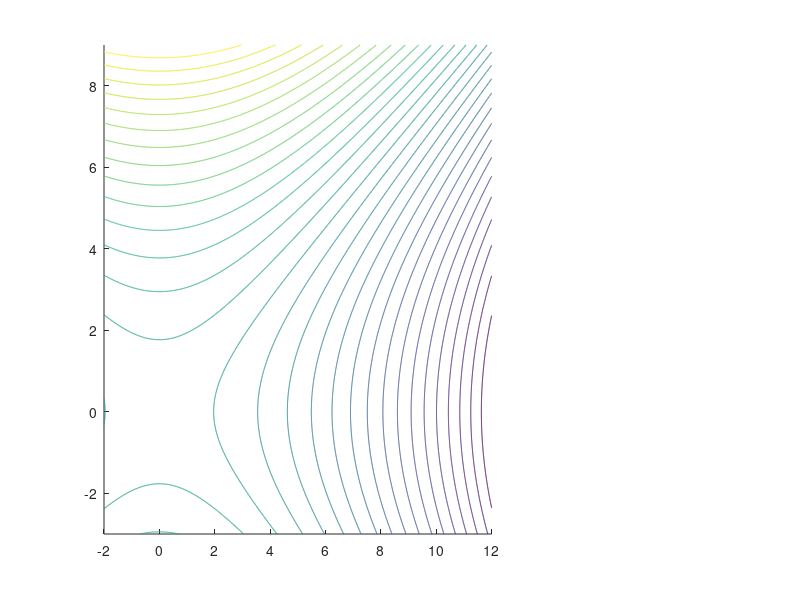

Source code (MATLAB): (Note: this script raises an error after producing the figure.)
%% clearing
clear all
close all
clc

%% settings
set(0, 'DefaultFigureRenderer', 'painters')
tf = 1.4;
eta_ODE = 1e-5;
eta = 0.2;
ratio_eta=round(eta/eta_ODE);

n = round(tf/eta)+1;
n_ODE = round(tf/eta_ODE)+1;
d = 2;

x0 = [2;4.5];

%% init
x = zeros(d,n);
x_ODE = zeros(d,n_ODE);
x(:,1) = x0;
x_ODE(:,1) = x0;

mu = -1.27; L = 2;
H = [mu,0;0,L];

%% optimization

for k = 2:n_ODE
    x_ODE(:,k) = x_ODE(:,k-1)-eta_ODE*H*x_ODE(:,k-1);
end

%go to shadowing orbit of GD
%x(1,1)=(1-mu*eta)^(-size(x,2)+1) * x_ODE(1,end);


for k = 2:n
    x(:,k) = x(:,k-1)-eta*H*x(:,k-1);
end

%% plotting
if d==2
    subplot(1,3,[1,2])
    %contour
    XX=-2:0.01:12;
    YY=-3:0.01:9;
    [X,Y] = meshgrid(XX,YY);
    
    Z = H(1,1)*X.^2 + H(2,2)*Y.^2;
    minZ = min(min(Z));
    [idx,idy] = find(Z==minZ);
    contour(X,Y,Z,30,'Color',[0.85,0.85,0.85],'Linewidth',2);hold on;
        
    %trajectories
    plot(x(1,:),x(2,:),'Color',[0.993 0.582 0.026],'Linewidth',2);hold on
    h1=plot(x(1,:),x(2,:),'o',v,'Linewidth',2, 'MarkerFaceColor', [0.993 0.582 0.026]);hold on
    plot(x_ODE(1,:),x_ODE(2,:),'Color',[0.181 0.702 1.0],'Linewidth',2);hold on
    h2=plot(x_ODE(1,1:ratio_eta:end),x_ODE(2,1:ratio_eta:end),'o','Color',[0.181 0.702 1.0],'Linewidth',2, 'MarkerFaceColor',[0.181 0.702 1.0]);hold on
    hsp1 = get(gca, 'Position');
    
    l2=legend([h1,h2],{'Gradient Descent: $x_k$','GD-ODE: $ \ \ \ \ \ \ \ \ \ \ \ y_k$'},'Location','NorthEast');
    l2.set('FontSize',18,'Interpreter','Latex');
    text(x0(1),x0(2)+0.8,'$\ x_0 = y_0$','FontSize',18,'Interpreter','Latex')
    xlim([XX(1),XX(end)]);
    ylim([YY(1),YY(end)]);
    axis equal
    %text(x_ODE(1,end),x_ODE(2,end),'$\ \ x_\infty$','FontSize',25,'Interpreter','Latex')
    subplot(1,3,3)
    predicted = (eta*L^2*norm(x0))/(2*mu);
    plot((1:size(x,2))-1,vecnorm(x-x_ODE(:,1:ratio_eta:end),2),'-+','Linewidth',2,'Color',[0.278 0.71 0.184]); hold on;
    %plot((1:size(x,2))-1,predicted+0*vecnorm(x-x_ODE(:,1:ratio_eta:end),2),'--','Linewidth',2,'Color','k') 
    hsp2 = get(gca, 'Position');  
    set(gca, 'Position', [hsp1(1)+ 1.2*hsp1(3),hsp1(2)+ 0.2*hsp1(4),  hsp1(3)/2, 0.6*hsp1(4)])
    xlabel('$k$','FontSize',18,'Interpreter','Latex')
    ylabel('$\|x_k - y_k\|$','FontSize',20,'Interpreter','Latex')
    ylim([0,2.25])
    %l=legend('Actual');
    %l.set('FontSize',18,'Interpreter','Latex','location','North');
    grid on
end
